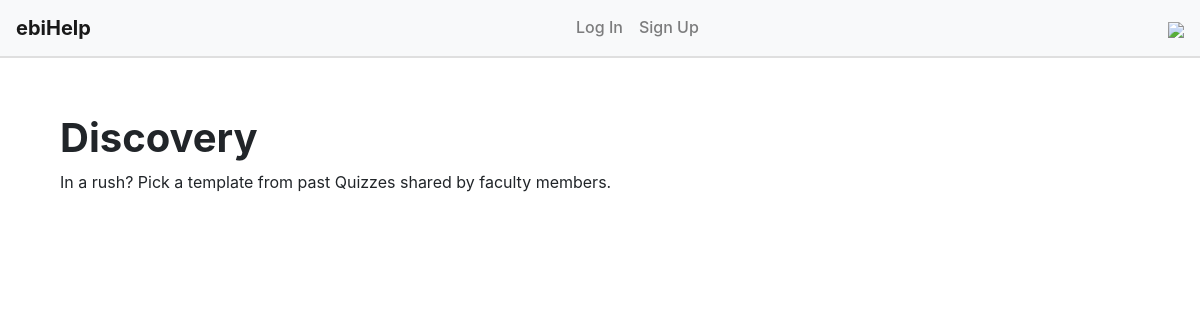
/discovery, run on an earlier commit of the app's database.
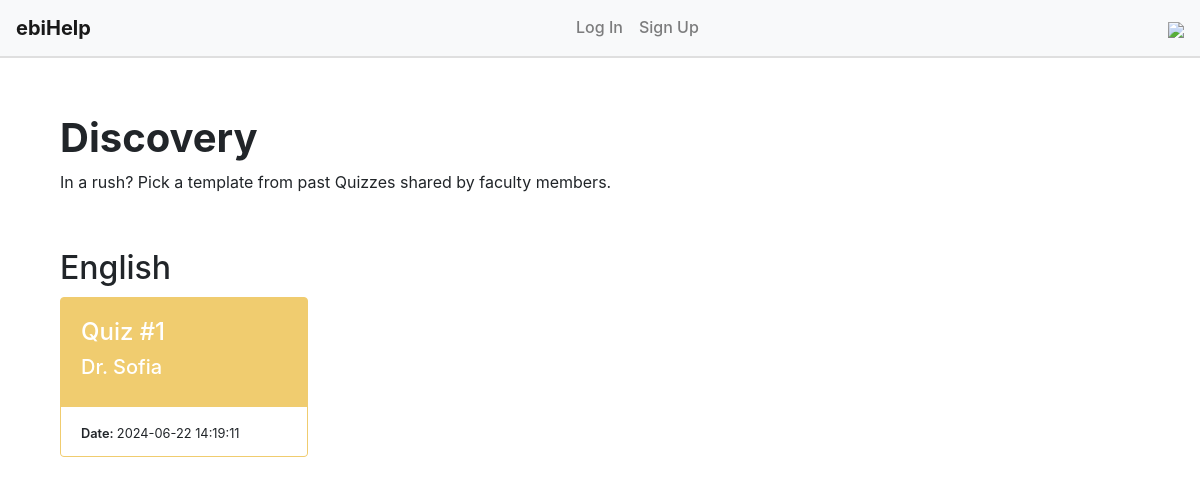
And on a later commit of the database.
### website/models.py (models this page shows)
class Quiz(db.Model):
    id = db.Column(db.Integer, primary_key= True)  #creating unique id for quiz
    title = db.Column(db.String(100), nullable=False) #nullable=false means not accepting null values
    description = db.Column(db.String(200)) #actually instructions for the quiz, should appear before student answers quiz
    subject = db.Column(db.String(100), nullable= False)
    questions = db.relationship('Question', backref ='quiz', lazy=True)
    date_created = db.Column(db.DateTime(timezone=True), default=func.now())
    user_id = db.Column(db.Integer, db.ForeignKey('user.id'), nullable=False)
    user = db.relationship('User', backref=db.backref('tutor', lazy=True))

class User(db.Model, UserMixin):
    id = db.Column(db.Integer, primary_key=True)
    email = db.Column(db.String(150), unique=True, nullable=False)
    password = db.Column(db.String(150), nullable=False)
    full_name = db.Column(db.String(150), nullable=False)
    user_status = db.Column(db.String, nullable=False)

### website/teacher.py (the view)
@teacher.route('/discovery', methods = ['GET','POST'])
def discovery():
    quizzes = Quiz.query.all()
    return render_template('discovery.html', quizzes=quizzes, user=current_user)

### website/templates/discovery.html
{% extends "base.html" %} {% block title %}Discovery{% endblock %}
{% block content %}
<div class="container" style="margin-top: 5%; margin-bottom: 5%">
    <h1 style="font-weight: bold;">Discovery</h1>
    <p>In a rush? Pick a template from past Quizzes shared by faculty members.</p>
</div>
<div class="container">
    {% set sorted_quizzes = quizzes|sort(attribute='subject') %}
    {% for subject, subject_quizzess in sorted_quizzes|groupby('subject') %}
        <div>
            <h2 style="margin-bottom: -15px ;">{{ subject }}</h2><br>
        </div>
            <div class="row" style="margin-bottom: 2%;">
                {% for quiz in subject_quizzess %}
                <div class="col-lg-3" style="margin-top: 1px;">
                    <div class="card h-80" style="background-color: #F0CC6F;border-color: #F0CC6F; margin-bottom: 4%">
                        <a class="card-body" href="{{ url_for('question.view_quiz', quiz_id=quiz.id) }}">
                            <h4 style="color: white;">Quiz #{{ quiz.id }}</h4>
                            <h5 style="color: white;">{{ quiz.user.full_name }}</h5>
                        </a>
                        <div class="card-footer"  style="background-color: white;border-color: white;">
                            <small style="font-weight: 600;">Date: </small><small> {{quiz.date_created}}</small>
                        </div>
                    </div>
                </div>
                {% endfor %}
            </div>
    {% endfor %}
</div>
{% endblock %}

### website/templates/base.html (shortened to what this page needs)
<!DOCTYPE html>
<html>
<head>
    <link
        rel="stylesheet"
        href="https://stackpath.bootstrapcdn.com/bootstrap/4.4.1/css/bootstrap.min.css"
    />
    <link
        rel="stylesheet"
        href="https://stackpath.bootstrapcdn.com/font-awesome/4.7.0/css/font-awesome.min.css"
    />
</head>
<body>
    <nav class="navbar navbar-expand-lg navbar-light bg-light" style="border-bottom: 2px solid #DFDFDF;">
        <a class="navbar-brand mb-0 h1" style="font-weight: bold;">ebiHelp</a>
        <div class="collapse navbar-collapse" id="navbar">
            <div class="navbar-nav mx-auto h6">
                {% if user.is_authenticated %}
                    {% if user.user_status == "Teacher" %}
                        <a class="nav-item nav-link" id="createquiz" href="/create_quiz">Create Quiz</a>
                        <a class="nav-item nav-link" id="discovery" href="/discovery">Discovery</a>
                        <a class="nav-item nav-link" id="admin" href="/admin_home">Admin</a>
                        <a class="btn btn-dark btn-sm nav-item" id="logout" href="/logout">Logout</a>
                    {% elif user.user_status == "Student" %}
                        <a class="nav-item nav-link" id="myquiz" href="/my_quiz">My Quiz</a>
                        <a class="btn btn-dark btn-sm nav-item" id="logout" href="/logout">Logout</a>
                    {% endif %}
                {% else %}
                    <a class="nav-item nav-link" id="login" href="/login">Log In</a>
                    <a class="nav-item nav-link" id="signUp" href="/sign_up">Sign Up</a>
                {% endif %}
            </div>
        </div>
          <a href="https://lh3.googleusercontent.com/drive-viewer/AKGpihZJ1wizNwY3l5B-yGbILNKPzvQ0AwYSd99j86k7N64nKupTUvxEl0NLdy0NJwmx6OV121ebw2YN1DMWwxmY77MkZwefAjLnlA=s2560?source=screenshot.guru"> <img src="https://lh3.googleusercontent.com/drive-viewer/AKGpihZJ1wizNwY3l5B-yGbILNKPzvQ0AwYSd99j86k7N64nKupTUvxEl0NLdy0NJwmx6OV121ebw2YN1DMWwxmY77MkZwefAjLnlA=s2560" /> </a>
      </nav>
    <div class="container">{% block content %} {% endblock %}</div>
</body>
</html>

What changed in the data, as far as the page shows it:
added Quiz: subject "English", id "1", user.full_name "Dr. Sofia", date_created "2024-06-22 14:19:11"
